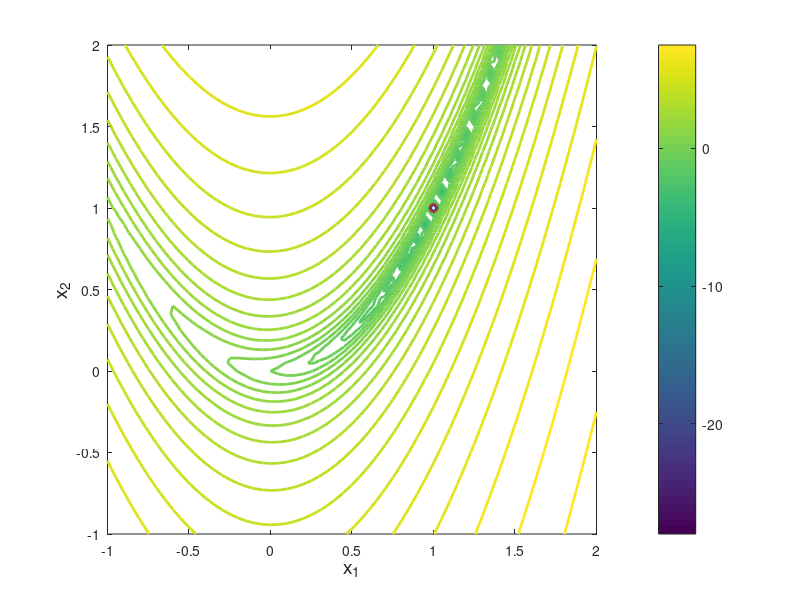

Source code (MATLAB):
clear all;close all;clc;
x1=-1:0.05:2;
x2=-1:0.05:2;
[X,Y]=meshgrid(x1,x2);
F=log(100*(Y-X.^2).^2+(1-X).^2+1e-24);

figure,
v = [-28:0.5:8];
[c,h]=contour(X,Y,F,v,'linewidth',2);
hold on;
scatter(1,1,'r', 'linewidth', 1);
colorbar, axis image,
xlabel('x_1','fontsize',14),
ylabel('x_2','fontsize',14)

% Now the information is more clear
% The two figures look totally different, the log figure is more detailed